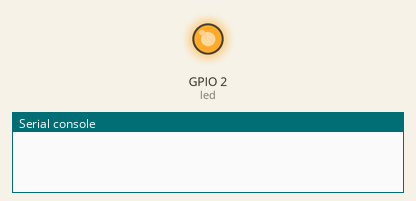
This program was run on a simulated ESP32 board running MicroPython. On the bench: output pins drawn as LEDs (lit = HIGH), the last lines printed to the serial console. Deep sleep restarts the program when it ends.

Above: at 0.5 s.
At 9.1 s:
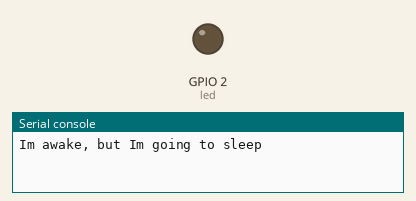
Timing chart, 0 to 22.5 s (numbered marks = the images above):
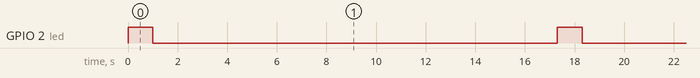

The program:

HB-MicroPython-19-Sleep8266Alarm.py
```python
'''
For more details, please follow the link below:
https://hamruyesh.com/product/micro-python-esp32-esp8266-programming-tutorial/

'''

import machine
from machine import Pin
from time import sleep

led = Pin(2, Pin.OUT)

def deep_sleep(msecs):
  rtc = machine.RTC()
  rtc.irq(trigger=rtc.ALARM0, wake=machine.DEEPSLEEP)
  rtc.alarm(rtc.ALARM0, msecs)
  machine.deepsleep()

led.value(1)
sleep(1)
led.value(0)
sleep(1)

sleep(5)
print('Im awake, but Im going to sleep')
deep_sleep(10000)
```

Measured:
- by itself, GPIO 2 (led): alternates HIGH for 1.0 s and LOW for 16.3 s
